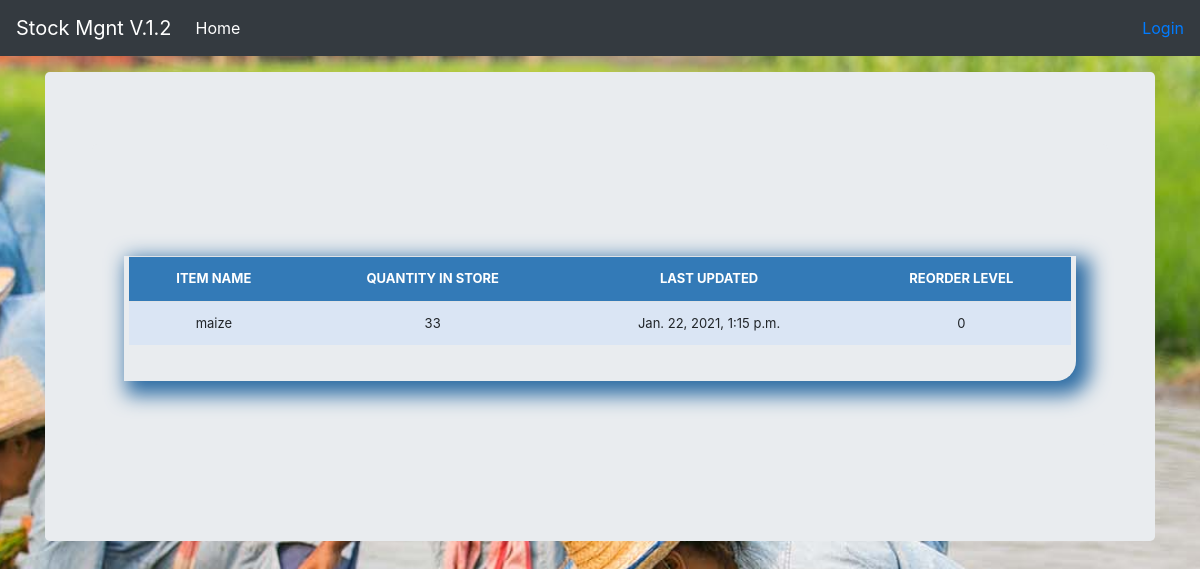
Screenshot of /daily_sales/1/1/ with the database file from the repository.
### stockmgmt/models.py (models this page shows, shortened)
class Stock(models.Model):
    category = models.ForeignKey(Category, on_delete=models.CASCADE, blank=True)
    sub_category = models.ForeignKey(SubCategory, on_delete=models.CASCADE, blank=True,null=True,verbose_name='UNIT')
    item_name = models.CharField(max_length=50, blank=True, null=True)
    quantity = models.IntegerField(default='0', blank=True, null=True)
    receive_quantity = models.IntegerField(default='0', blank=True, null=True)
    receive_by = models.CharField(max_length=50, blank=True, null=True)
    issue_quantity = models.IntegerField(default='0', blank=True, null=True)
    issue_by = models.CharField(max_length=50, blank=True, null=True, choices=issue_to_category)
    issue_by_model = models.ForeignKey(All_Store, on_delete=models.CASCADE, blank=True, null=True,
                                       related_name='issue_to_model')
    ordered_items=models.IntegerField(blank=True, null=True,default=0,verbose_name='Number of items')
    issue_to = models.CharField(max_length=50, blank=True, null=True, choices=issue_to_category)
    issue_to_model = models.ForeignKey(All_Store, on_delete=models.CASCADE, blank=True, null=True,
                                       related_name='issue_by_model')
    phone_number = models.CharField(max_length=50, blank=True, null=True)
    created_by = models.CharField(max_length=50, blank=True, null=True)
    reorder_level = models.IntegerField(default='0', blank=True, null=True)
    last_updated = models.DateTimeField(auto_now_add=False, auto_now=True)
    timestamp = models.DateTimeField(auto_now_add=True, auto_now=False)
    price = models.IntegerField(default='0', blank=True, null=True)

class Sold_Items(models.Model):
    store = models.ForeignKey(All_Store, blank=True, null=True, on_delete=models.CASCADE)
    product = models.ForeignKey(Stock, blank=True, null=True, on_delete=models.CASCADE)
    quantity = models.IntegerField(blank=True, null=True)

### stockmgmt/views.py (the view)
# urls.py: path('daily_sales/<str:pk>/<str:store_id>/',views.daily_sales,name='daily_sales'),
def daily_sales(request,pk,store_id):
    queryset=Stock.objects.filter(pk=pk)
    sales_record=Sold_Items.objects.filter(store__pk=store_id)
    all_store = All_Store.objects.all()
    context={
        'stores':all_store,
        'queryset':queryset,
        'sales_record':sales_record,
    }
    template='daily_sales.html'
    return render(request,template,context)

### stockmgmt/templates/daily_sales.html (shortened to what this page needs)
{% extends "base.html" %}
{% load crispy_forms_tags %}
{% load static %}
{% block body %}
<main role="main" class="container">
  <div class="jumbotron">
        <br><br>
        <div class="display_table">
          <table class='table'>
                  <tr>
                    <th>ITEM NAME</th>
                    <th>QUANTITY IN STORE</th>
                    <th>LAST UPDATED</th>
                    <th>REORDER LEVEL</th>
                  </tr>
{% for product in queryset %}
                  <tr>
                    <td>{{product.item_name}}</td>
                      {% for item in sales_record %}
                      {% if item.product.pk == product.pk %}
                    <td>{{ item.quantity }}</td>
                      {% endif %}
                      {% endfor %}
                    <td>{{product.last_updated}}</td>
                    <td>{{product.reorder_level}}</td>
                  </tr>
              {% endfor %}
          </table>
        </div>
  </div>
</main>
{% endblock %}

### stockmgmt/static/css/stylesheet.css (style rules this page uses)
body { background-color: #34eb6b; }
.table { font-size: 13px; text-align: center; width: 95%; margin: auto; }
.table tr:nth-child(odd) { background: #B8CAE4 }
.table tr:nth-child(even) { background: #dae5f4 }
th { background-color: #337ab7; color: white; }
.display_table { border-bottom-right-radius: 20px; padding-left: 5px; padding-right: 5px; padding-bottom: 20px; box-shadow: 8px 8px 20px 6px #2e6da4; }
body { background-image: url("../img/bg.jpg"); background-position: center; background-repeat: no-repeat; background-size: cover; }

### stockmgmt/static/css/navbar-top-fixed.css (style rules this page uses)
body { min-height: 75rem; padding-top: 4.5rem; }

### rows the page displays
Stock: item_name "maize", last_updated "Jan. 22, 2021, 1:15 p.m.", reorder_level "0"
Sold_Items: quantity "33"
